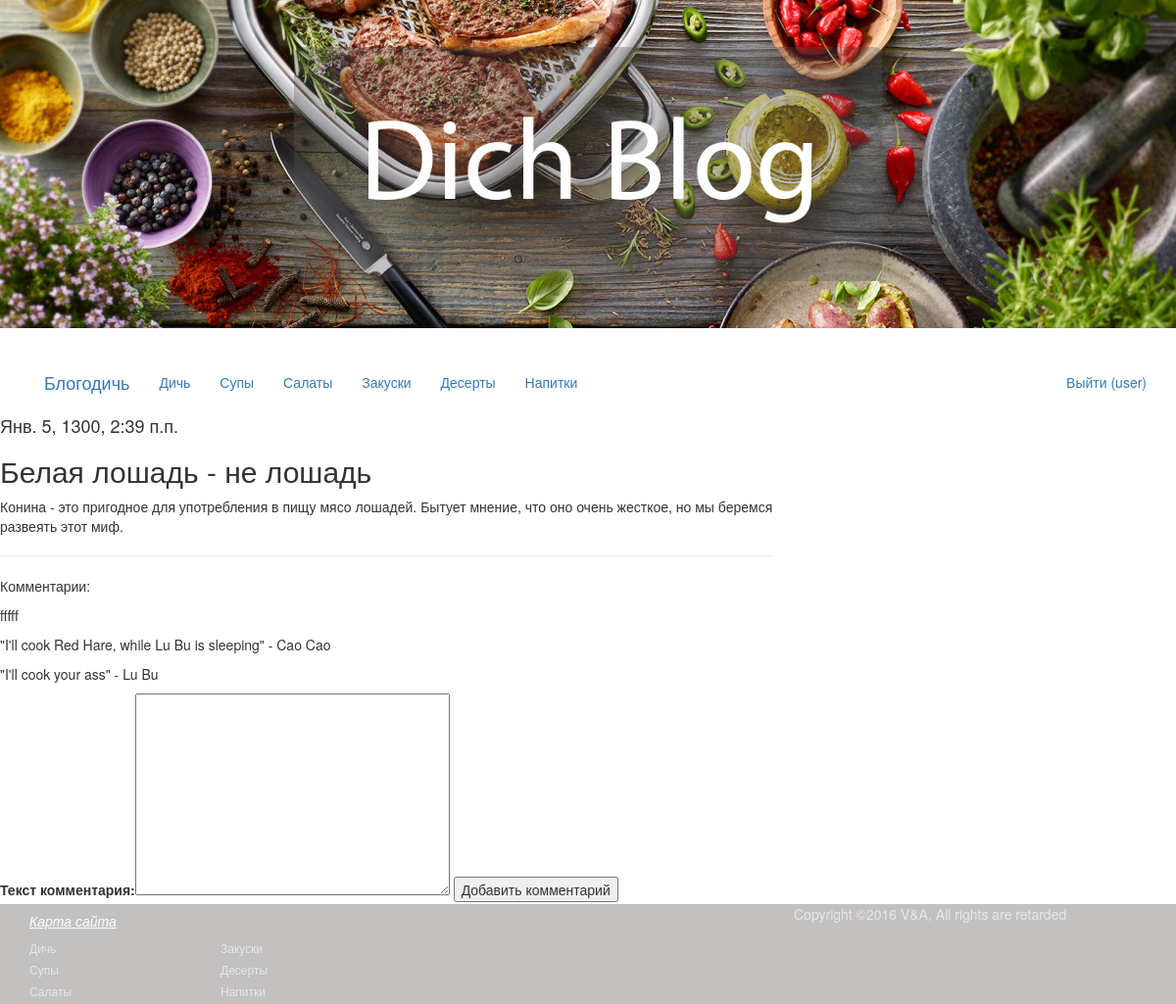
Screenshot of /articles/get/2/ (signed in) with the database file from the repository.
### article/models.py (models this page shows)
class Article(models.Model):
    class Meta():
        db_table = 'article'
    article_title = models.CharField(max_length=200)
    article_text = models.TextField()
    article_date = models.DateTimeField()
    article_likes = models.IntegerField(default=0)

class Comments(models.Model):
    class Meta():
        db_table = 'comments'
    comments_text = models.TextField(verbose_name="Текст комментария")
    comments_article = models.ForeignKey(Article)

### article/views.py (the view)
# urls.py: url(r'^articles/get/(?P<article_id>\d+)/$',  views.article),
def article(request, article_id=1):
    comment_form = CommentForm
    args = {}
    args.update(csrf(request))
    args['article'] = Article.objects.get(id=article_id)
    args['comments'] = Comments.objects.filter(comments_article_id=article_id)
    args['form'] = comment_form
    args['username'] = auth.get_user(request).username
    return render_to_response('article.html', args)

### article/templates/article.html (shortened to what this page needs)
{% extends 'main.html' %}
{% load static %}
{% block article %}
<div class="col-md-8 box">
<h4>{{ article.article_date }}</h4>
<h2>{{ article.article_title }}</h2>
<p>{{ article.article_text }}</p>
<hr>
</div>
<div class="col-md-8 box">
<p>Комментарии:</p>
{%  for comment in comments %}
    <p>{{ comment.comments_text }}</p>
{% endfor %}
    {% if username %}
    <form action="/articles/addcomment/{{ article.id }}/" method="post">
    {{ form }}
    <input type="submit" class="button" value="Добавить комментарий">
    </form>
    {% endif %}
 </div>
{%  endblock %}

### article/templates/main.html (shortened to what this page needs)
{% load static %}
<!DOCTYPE html>
<html>
<head>
	<link href="{% static 'css/bootstrap.min.css' %}" rel="stylesheet">
	<link href="{% static 'css/main.css' %}" rel="stylesheet">
</head>
<body>
<header>
    <div class="jumbotron">
    	<img src="{% static 'img/logo.png' %}" title="M-m-m, so tasty!" width="50%" height="50%">
    </div>
</header>
    <div class="container">
        <a class="navbar-brand" href='#'>Блогодичь</a>
<div class="top-bar">
    <section class="top-bar-section">
         <ul class="nav navbar-nav">
    		<li class="active"><a href="#">Дичь<span class="sr-only">(текущее)</span></a></li>
    		<li><a href="#">Супы<span class="sr-only">(текущее)</span></a></li>
    		<li><a href="#">Салаты<span class="sr-only">(текущее)</span></a></li>
    		<li><a href="#">Закуски<span class="sr-only">(текущее)</span></a></li>
    		<li><a href="#">Десерты<span class="sr-only">(текущее)</span></a></li>
    		<li><a href="#">Напитки<span class="sr-only">(текущее)</span></a></li>
   		</ul>
        <ul class="nav navbar-nav navbar-right">
            {% if username %}
                <li><a href="/auth/logout/">Выйти ({{ username }})</a></li>
            {% else %}
                <li><a href="/auth/login/">Войти</a></li>
            {% endif %}
        </ul>
    </section>
</div> </div>
<div class="row">
{% block article %}{% endblock %}
</div>
	<footer>
	<div class="container">
   	  <div class="row">
        	<div class="col-sm-4 sitemap">
            	<h5>Карта сайта</h5>
            	<div class="row">
                	<div class="col-md-6">
                    	<a href="#">Дичь</a>
                        <a href="#">Супы</a>
                        <a href="#">Салаты</a>
                    </div>
                    <div class="col-md-6">
                    	<a href="#">Закуски</a>
                        <a href="#">Десерты</a>
                        <a href="#">Напитки</a>
                    </div>
                </div>
            </div>
        	<div class="col-sm-4"></div>
          	<div class="col-sm-4 copyright">Copyright &copy;2016 V&A,  All rights are retarded</div>
      </div>
    </div>
</footer>
</body>
</html>

### article/static/css/main.css (style rules this page uses)
.jumbotron { background-image:url(../img/jumbo.jpg); background-size:cover; text-align:center; color:#580606; }
footer { background-color:hsla(0,4%,42%,0.41); }
footer a { color:hsla(0,0%,100%,0.62); }
.sitemap a { display:block; font-size:12px; margin-bottom:5px; }
.sitemap h5 { font-style:italic; text-decoration:underline; color:hsla(0,0%,100%,1.00); }
.copyright { color:hsla(0,0%,100%,0.62); }

### rows the page displays
Article: article_date "Янв. 5, 1300, 2:39 п.п.", article_title "Белая лошадь - не лошадь", article_text "Конина - это пригодное для употребления в пищу мясо лошадей. Бытует мнение, что оно очень жесткое, но мы беремся развеять этот миф."
Comments: comments_text "fffff"
Comments: comments_text "\"I'll cook Red Hare, while Lu Bu is sleeping\" - Cao Cao"
Comments: comments_text "\"I'll cook your ass\" - Lu Bu"

### other values shown
{{ username }} "user"
